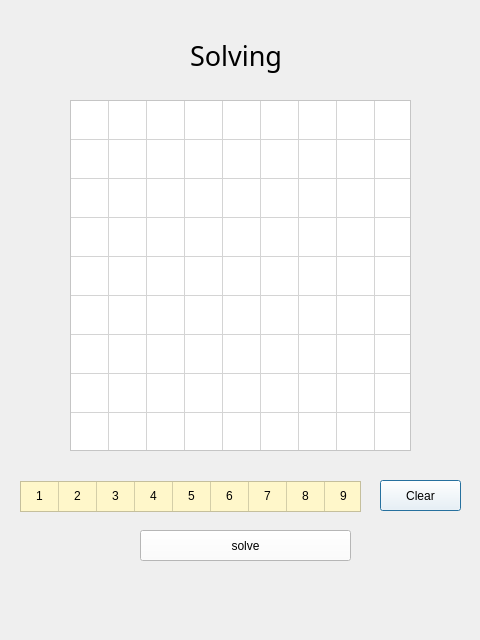
<?xml version="1.0" encoding="UTF-8"?>
<ui version="4.0">
 <class>Solve</class>
 <widget class="QDialog" name="Solve">
  <property name="geometry">
   <rect>
    <x>0</x>
    <y>0</y>
    <width>480</width>
    <height>640</height>
   </rect>
  </property>
  <property name="windowTitle">
   <string>Dialog</string>
  </property>
  <widget class="QTableWidget" name="tableWidget_board">
   <property name="geometry">
    <rect>
     <x>70</x>
     <y>100</y>
     <width>341</width>
     <height>351</height>
    </rect>
   </property>
   <property name="styleSheet">
    <string notr="true">background-color: rgb(255, 255, 255);</string>
   </property>
   <property name="verticalScrollBarPolicy">
    <enum>Qt::ScrollBarAlwaysOff</enum>
   </property>
   <property name="horizontalScrollBarPolicy">
    <enum>Qt::ScrollBarAlwaysOff</enum>
   </property>
   <property name="sizeAdjustPolicy">
    <enum>QAbstractScrollArea::AdjustIgnored</enum>
   </property>
   <property name="editTriggers">
    <set>QAbstractItemView::NoEditTriggers</set>
   </property>
   <property name="rowCount">
    <number>9</number>
   </property>
   <property name="columnCount">
    <number>9</number>
   </property>
   <attribute name="horizontalHeaderVisible">
    <bool>false</bool>
   </attribute>
   <attribute name="horizontalHeaderMinimumSectionSize">
    <number>22</number>
   </attribute>
   <attribute name="horizontalHeaderDefaultSectionSize">
    <number>38</number>
   </attribute>
   <attribute name="verticalHeaderVisible">
    <bool>false</bool>
   </attribute>
   <attribute name="verticalHeaderDefaultSectionSize">
    <number>39</number>
   </attribute>
   <row/>
   <row/>
   <row/>
   <row/>
   <row/>
   <row/>
   <row/>
   <row/>
   <row/>
   <column/>
   <column/>
   <column/>
   <column/>
   <column/>
   <column/>
   <column/>
   <column/>
   <column/>
  </widget>
  <widget class="QLabel" name="label">
   <property name="geometry">
    <rect>
     <x>190</x>
     <y>30</y>
     <width>111</width>
     <height>51</height>
    </rect>
   </property>
   <property name="font">
    <font>
     <family>Cascadia Code</family>
     <pointsize>20</pointsize>
    </font>
   </property>
   <property name="styleSheet">
    <string notr="true"/>
   </property>
   <property name="text">
    <string>Solving</string>
   </property>
  </widget>
  <widget class="QTableWidget" name="tableWidget_numbers">
   <property name="geometry">
    <rect>
     <x>20</x>
     <y>481</y>
     <width>341</width>
     <height>31</height>
    </rect>
   </property>
   <property name="styleSheet">
    <string notr="true">background-color: rgb(255, 247, 202);</string>
   </property>
   <property name="verticalScrollBarPolicy">
    <enum>Qt::ScrollBarAlwaysOff</enum>
   </property>
   <property name="horizontalScrollBarPolicy">
    <enum>Qt::ScrollBarAlwaysOff</enum>
   </property>
   <property name="editTriggers">
    <set>QAbstractItemView::NoEditTriggers</set>
   </property>
   <property name="rowCount">
    <number>1</number>
   </property>
   <property name="columnCount">
    <number>9</number>
   </property>
   <attribute name="horizontalHeaderVisible">
    <bool>false</bool>
   </attribute>
   <attribute name="horizontalHeaderMinimumSectionSize">
    <number>23</number>
   </attribute>
   <attribute name="horizontalHeaderDefaultSectionSize">
    <number>38</number>
   </attribute>
   <attribute name="verticalHeaderVisible">
    <bool>false</bool>
   </attribute>
   <attribute name="verticalHeaderDefaultSectionSize">
    <number>30</number>
   </attribute>
   <row/>
   <column/>
   <column/>
   <column/>
   <column/>
   <column/>
   <column/>
   <column/>
   <column/>
   <column/>
   <item row="0" column="0">
    <property name="text">
     <string>1</string>
    </property>
    <property name="textAlignment">
     <set>AlignCenter</set>
    </property>
   </item>
   <item row="0" column="1">
    <property name="text">
     <string>2</string>
    </property>
    <property name="textAlignment">
     <set>AlignCenter</set>
    </property>
   </item>
   <item row="0" column="2">
    <property name="text">
     <string>3</string>
    </property>
    <property name="textAlignment">
     <set>AlignCenter</set>
    </property>
   </item>
   <item row="0" column="3">
    <property name="text">
     <string>4</string>
    </property>
    <property name="textAlignment">
     <set>AlignCenter</set>
    </property>
   </item>
   <item row="0" column="4">
    <property name="text">
     <string>5</string>
    </property>
    <property name="textAlignment">
     <set>AlignCenter</set>
    </property>
   </item>
   <item row="0" column="5">
    <property name="text">
     <string>6</string>
    </property>
    <property name="textAlignment">
     <set>AlignCenter</set>
    </property>
   </item>
   <item row="0" column="6">
    <property name="text">
     <string>7</string>
    </property>
    <property name="textAlignment">
     <set>AlignCenter</set>
    </property>
   </item>
   <item row="0" column="7">
    <property name="text">
     <string>8</string>
    </property>
    <property name="textAlignment">
     <set>AlignCenter</set>
    </property>
   </item>
   <item row="0" column="8">
    <property name="text">
     <string>9</string>
    </property>
    <property name="textAlignment">
     <set>AlignCenter</set>
    </property>
   </item>
  </widget>
  <widget class="QPushButton" name="pushButton_Clear">
   <property name="geometry">
    <rect>
     <x>380</x>
     <y>480</y>
     <width>81</width>
     <height>31</height>
    </rect>
   </property>
   <property name="styleSheet">
    <string notr="true">background-color: rgb(255, 255, 255);</string>
   </property>
   <property name="text">
    <string>Clear</string>
   </property>
  </widget>
  <widget class="QPushButton" name="pushButton_solve">
   <property name="geometry">
    <rect>
     <x>140</x>
     <y>530</y>
     <width>211</width>
     <height>31</height>
    </rect>
   </property>
   <property name="styleSheet">
    <string notr="true">background-color: rgb(255, 255, 255);</string>
   </property>
   <property name="text">
    <string>solve</string>
   </property>
  </widget>
 </widget>
 <resources/>
 <connections/>
</ui>
